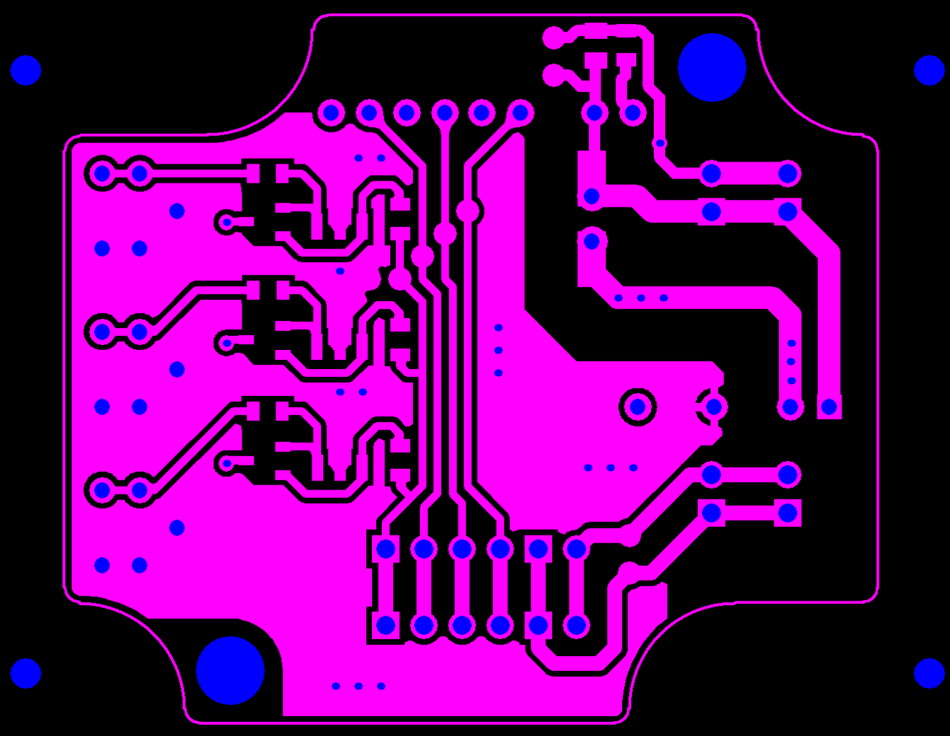
#> input picture main/templates/example_of_pp/pp_blue_with_print_1.png, 950 x 736 px, shrunk from 1341 x 1039 before the run
$ python main.py
#> lines starting #> are read from the running program, lines starting #| are printed output that depends on the picture; after the words box and inside, x2 and y2 are one past the last pixel; in counts of white or black regions, pixels touching at a corner belong together
import cv2
import numpy as np
import matplotlib.pyplot as plt
import copy


def find_points(contours):
    points = []
    for i in contours:
        (x, y), radius = cv2.minEnclosingCircle(i)
        points.append([x, y])
    return points


def draw_point(img, p, color):
    cv2.circle(img, p, 2, color, cv2.FILLED, cv2.LINE_AA, 0)


def rect_contains(rect, point):
    if point[0] < rect[0]:
        return False
    elif point[1] < rect[1]:
        return False
    elif point[0] > rect[2]:
        return False
    elif point[1] > rect[3]:
        return False
    return True


def draw_delaunay(img, subdiv, delaunay_color):
    triangleList = subdiv.getTriangleList()
    size = img.shape
    img_for_print = copy.deepcopy(img)
    r = (0, 0, size[1], size[0])
    for t in triangleList:
        pt1 = (int(t[0]), int(t[1]))
        pt2 = (int(t[2]), int(t[3]))
        pt3 = (int(t[4]), int(t[5]))
        if rect_contains(r, pt1) and rect_contains(r, pt2) and rect_contains(r, pt3):
            cv2.line(img_for_print, pt1, pt2, delaunay_color, 1, cv2.LINE_AA, 0)
            cv2.line(img_for_print, pt2, pt3, delaunay_color, 1, cv2.LINE_AA, 0)
            cv2.line(img_for_print, pt3, pt1, delaunay_color, 1, cv2.LINE_AA, 0)
    plt.imshow(img_for_print)
    plt.show()
    return triangleList


def coordinates(triangle_list, blue_points, red_points_sorted):
    coordinates_blue = []
    coordinates_red = []
    for t in triangle_list:
        cord_1 = [t[0], t[1]]
        cord_2 = [t[2], t[3]]
        cord_3 = [t[4], t[5]]
        cord_1_red = red_points_sorted[blue_points.index(cord_1)]
        cord_2_red = red_points_sorted[blue_points.index(cord_2)]
        cord_3_red = red_points_sorted[blue_points.index(cord_3)]
        coordinates_red.append([cord_1_red, cord_2_red, cord_3_red])
        coordinates_blue.append([cord_1, cord_2, cord_3])
    return coordinates_blue, coordinates_red


def warpTriangle(img1, img2, tri1, tri2):
    # Находим границы для каждого треугольника по набору координат его вершин
    r1 = cv2.boundingRect(tri1)
    r2 = cv2.boundingRect(tri2)

    tri1Cropped = []
    tri2Cropped = []

    for i in range(0, 3):
        tri1Cropped.append(((tri1[0][i][0] - r1[0]), (tri1[0][i][1] - r1[1])))
        tri2Cropped.append(((tri2[0][i][0] - r2[0]), (tri2[0][i][1] - r2[1])))

    # Обрезаем изображение по треугольнику
    img1Cropped = img1[r1[1]:r1[1] + r1[3], r1[0]:r1[0] + r1[2]]

    # Находим аффинное преобразование по двум соответствующим треугольникам
    warpMat = cv2.getAffineTransform(np.float32(tri1Cropped), np.float32(tri2Cropped))

    # Применяем найденную матрицу к выделенному треугольнику
    img2Cropped = cv2.warpAffine(img1Cropped, warpMat, (r2[2], r2[3]), None, flags=cv2.INTER_LINEAR,
                                 borderMode=cv2.BORDER_REFLECT_101)

    # Убираем пиксели, выходящие за границу области, для последующего наложения
    mask = np.zeros((r2[3], r2[2], 3), dtype=np.float32)
    cv2.fillConvexPoly(mask, np.int32(tri2Cropped), (1.0, 1.0, 1.0), 16, 0)

    img2Cropped = img2Cropped * mask

    # Вставляем преобразованную область в соответствующую область на выходном изображении
    img2[r2[1]:r2[1] + r2[3], r2[0]:r2[0] + r2[2]] = img2[r2[1]:r2[1] + r2[3], r2[0]:r2[0] + r2[2]] * (
                (1.0, 1.0, 1.0) - mask)

    img2[r2[1]:r2[1] + r2[3], r2[0]:r2[0] + r2[2]] = img2[r2[1]:r2[1] + r2[3], r2[0]:r2[0] + r2[2]] + img2Cropped


if __name__ == '__main__':

    # Считывание фото
    blue_image = cv2.imread('templates/example_of_pp/pp_blue_with_print_1.png')
#> blue_image is the input picture: shape (736, 950, 3); mean B, G, R 103.7, 0, 95.5
    red_image = cv2.imread('templates/example_of_pp/pp_red.png')
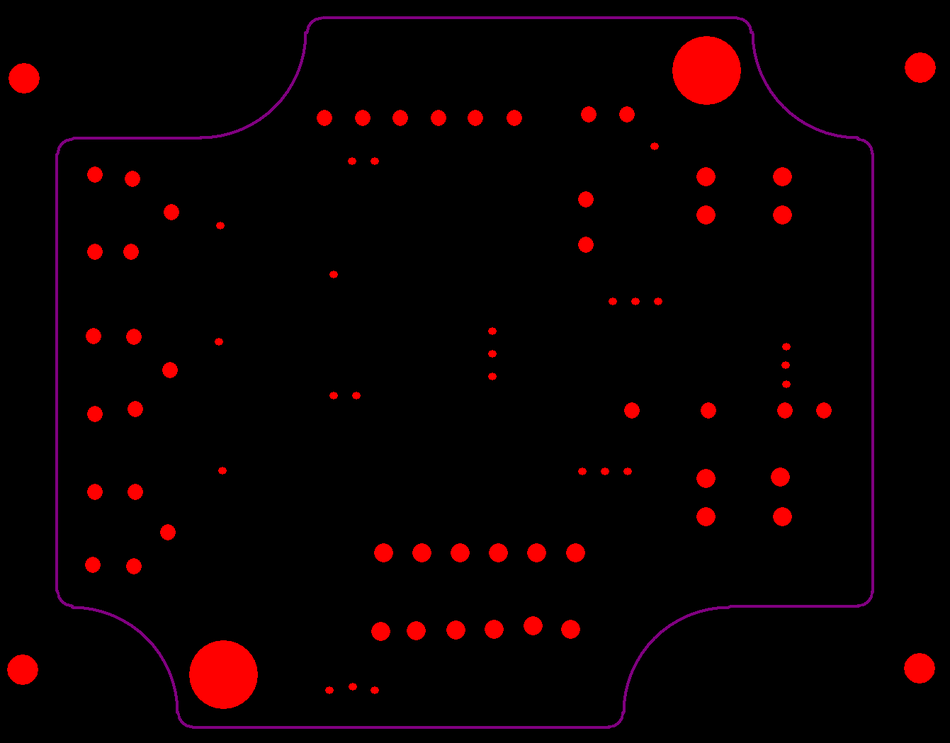
#> input picture main/templates/example_of_pp/pp_red.png, 950 x 743 px, shrunk from 1341 x 1049 before the run
#> red_image is the input picture: shape (743, 950, 3); mean B, G, R 1.5, 0, 9.7

    # Перевод в цветовое пространство HSV
    hsv_blue_image = cv2.cvtColor(blue_image, cv2.COLOR_BGR2HSV)
#> hsv_blue_image: shape (736, 950, 3); mean H, S, V 69.6, 120.1, 103.7
    hsv_red_image = cv2.cvtColor(red_image, cv2.COLOR_BGR2HSV)
#> hsv_red_image: shape (743, 950, 3); mean H, S, V 3.5, 16.6, 9.7

    # Вывод преобразованных изображений на графиках
    plt.title('Blue')
    plt.imshow(hsv_blue_image)
    plt.show()
    plt.title('red')
    plt.imshow(hsv_red_image)
    plt.show()

    # Применение маски для нахождения кругов отверстий
    circles_blue = cv2.inRange(hsv_blue_image, np.array([119, 255, 255]), np.array([121, 255, 255]))
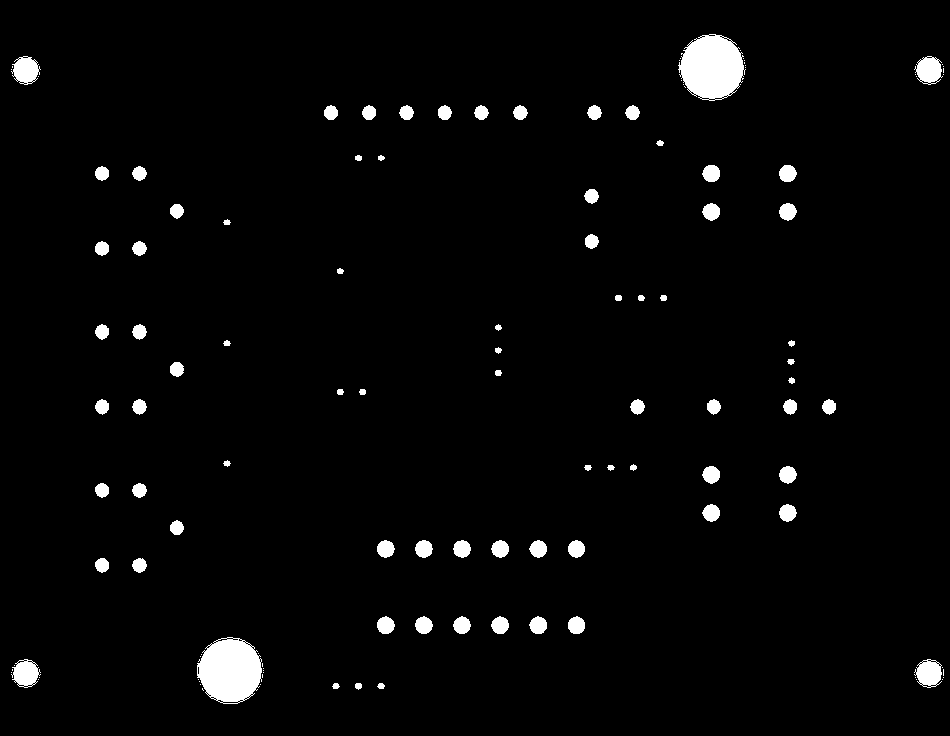
#> circles_blue: shape (736, 950); 2.7% white; 124 white regions (45 under 20 px), largest, box (x1, y1, x2, y2) and area: (678, 34, 746, 101) 3288, (197, 637, 262, 704) 3273, (11, 56, 41, 85) 563
    circles_red = cv2.inRange(hsv_red_image, np.array([0, 10, 0]), np.array([125, 255, 255]))
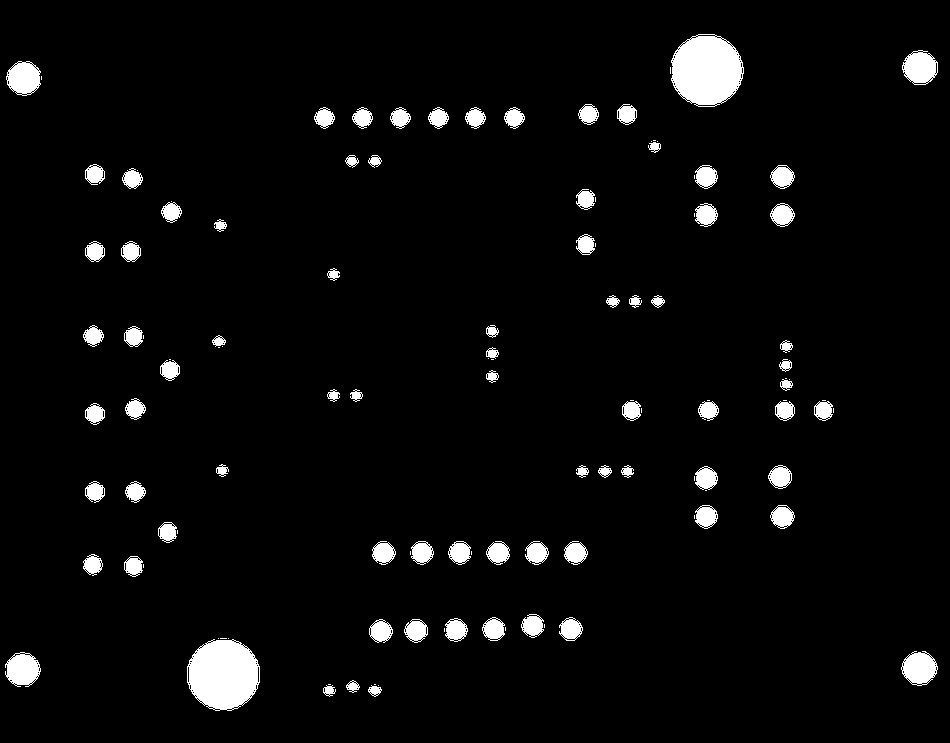
#> circles_red: shape (743, 950); 4.2% white; 121 white regions (42 under 20 px)
    contours_circles_blue, _ = cv2.findContours(circles_blue.copy(), cv2.RETR_TREE, cv2.CHAIN_APPROX_NONE)
#> contours_circles_blue = 246 contours, 166 with area under 20; largest, box (x1, y1, x2, y2) and area: (197, 637, 262, 704) 3260, (678, 34, 746, 101) 3216, (914, 659, 942, 688) 544, (11, 659, 41, 688) 536, (914, 56, 943, 85) 532
    contours_circles_red, _ = cv2.findContours(circles_red.copy(), cv2.RETR_TREE, cv2.CHAIN_APPROX_NONE)
#> contours_circles_red = 1429 contours, 1342 with area under 20; largest, box (x1, y1, x2, y2) and area: (671, 34, 744, 107) 4064, (187, 639, 260, 711) 4039, (901, 651, 938, 686) 893, (902, 50, 938, 85) 892, (6, 61, 41, 96) 888

    # Находим координаты красных и синих отверстий
    blue_points = find_points(contours_circles_blue)
#> the loop in find_points, `for i in contours:` made 246 passes
#> (x, y, radius) on passes 2 to 4: (260, 684, 0.0001), (200, 684, 0.0001), (380.5, 685.5, 3.54)
#> after the loop in find_points, `for i in contours:`: points = 246 pairs, first value 11 to 943, second value 35 to 702
#> blue_points has the same summary as points in find_points
    red_points = find_points(contours_circles_red)
#> the loop in find_points (call 2), `for i in contours:` made 1429 passes
#> (i, x, y, radius) on passes 6 to 8: ([[377, 693], [378, 692], [379, 693], [378, 694]], 378, 693, 1), ([[370, 693], [371, 692], [372, 693], [371, 694]], 371, 693, 1), ([[369, 692], [370, 691], [371, 692], [370, 693]], 370, 692, 1)
#> red_points = 1429 pairs, first value 7 to 936, second value 35 to 709

    # Сортируем найденные точки в списке по координате Y;
    # Красные точки записываются в соответствии с синими по минимальному расстоянию между ними
    blue_points = sorted(blue_points, key=lambda x:x[1])
    red_points = sorted(red_points, key=lambda x:x[1])
    red_points_sorted = []
    for _, b in enumerate(blue_points.copy()):
        arr = []
        for i, r in enumerate(red_points):
            arr.append(((b[0] - r[0]) ** 2 + (b[1] - r[1]) ** 2)**0.5)
        red_points_sorted.append(red_points[arr.index(min(arr))])
#> this loop made 246 passes
#> b on passes 1 to 3: [711.5, 35], [720.5, 36], [703, 36]
#> after the loop, red_points_sorted = 246 pairs, first value 7 to 936, second value 35 to 709

    # Вывод координат отверстий в консоль
    print(f'Points:\n')
    for i in range(len(blue_points)):
        print(f'{i}:  {blue_points[i]}         {red_points_sorted[i]}')
#> this loop made 246 passes
#| 0:  [711.5, 35.0]         [715.5, 36.0]
#| 1:  [720.5, 36.0]         [721.0, 38.0]
#| 2:  [703.0, 36.0]         [706.0, 35.0]
#| 3:  [722.5, 37.0]         [721.0, 38.0]
#| 4:  [700.5, 37.0]         [696.5, 36.0]
#| 5:  [725.0, 38.0]         [724.5, 40.0]
#| 6:  [696.0, 39.0]         [696.5, 36.0]
#| 7:  [728.5, 39.5]         [726.0, 41.0]
#> (further printed lines are left out)

    size = cv2.cvtColor(blue_image, cv2.COLOR_HSV2BGR).shape
#> size = (736, 950, 3)
    rect = (0, 0, size[1], size[0])
#> rect = (0, 0, 950, 736)
    subdiv_blue = cv2.Subdiv2D(rect)
    subdiv_red = cv2.Subdiv2D(rect)
    for p in copy.deepcopy(blue_points):
        subdiv_blue.insert(p)
        p[0] = int(p[0])
        p[1] = int(p[1])
        draw_point(cv2.cvtColor(blue_image, cv2.COLOR_HSV2BGR), tuple(p), (0, 0, 255))
#> this loop made 246 passes

    for p in red_points_sorted.copy():
        subdiv_red.insert(p)
        p[0] = int(p[0])
        p[1] = int(p[1])
        draw_point(cv2.cvtColor(red_image, cv2.COLOR_HSV2BGR), tuple(p), (0, 0, 255))
#> this loop made 246 passes

    # Отрисовка найденных областей (треугольников) и получение списка координат их вершин
    triangleList_blue = draw_delaunay(blue_image, subdiv_blue, (255, 255, 255))
#> after the loop in draw_delaunay, `for t in triangleList:`:
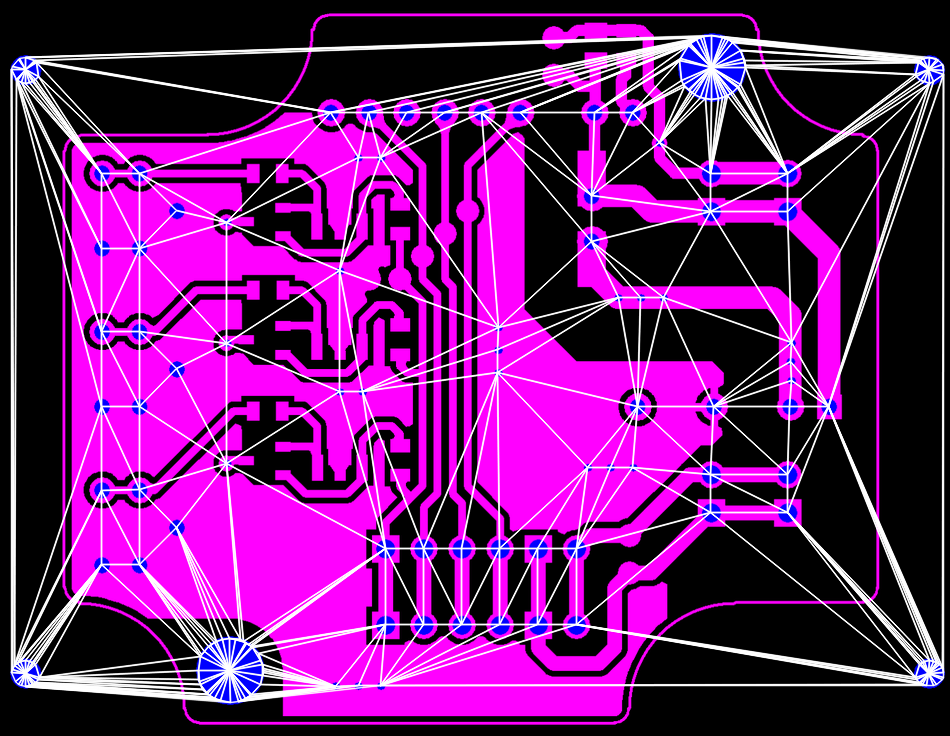
#> img_for_print: shape (736, 950, 3); 14.56% of pixels changed, all inside (x1, y1, x2, y2) = (10, 34, 945, 704)
#> triangleList_blue = 462 rows, first 6: [711.5, 35, 722.5, 37, 711.5, 67], [722.5, 37, 711.5, 35, 720.5, 36], [711.5, 67, 703, 36, 711.5, 35], [703, 36, 711.5, 67, 700.5, 37], [25, 57, 711.5, 35, 703, 36], [700.5, 37, 711.5, 67, 696, 39]
    triangleList_red = draw_delaunay(red_image, subdiv_red, (255, 255, 255))
#> call 2 of draw_delaunay, with delaunay_color = (255, 255, 255)
#> after the loop in draw_delaunay (call 2), `for t in triangleList:`:
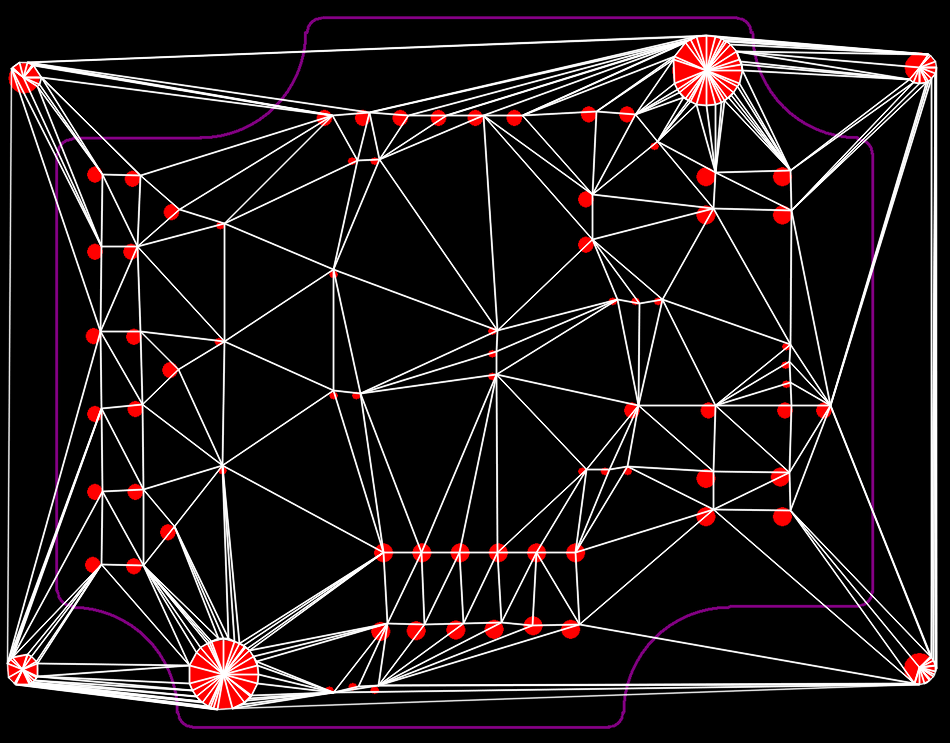
#> img_for_print: shape (743, 950, 3); 14.32% of pixels changed, all inside (x1, y1, x2, y2) = (6, 34, 938, 711)
#> triangleList_red = 403 rows, first 6: [721, 38, 706.2, 70, 715.5, 36], [706.2, 70, 721, 38, 724.5, 40], [715.5, 36, 928.5, 54, 721, 38], [928.5, 54, 715.5, 36, 706, 35], [721, 38, 928.5, 54, 724.5, 40], [706.2, 70, 724.5, 40, 726, 41]

    # Составление списка координат для последующего преобразования
    triangleCords_blue, triangleCords_red = coordinates(triangleList_blue, blue_points, red_points_sorted)
#> the loop in coordinates, `for t in triangle_list:` made 462 passes
#> (cord_1, cord_2, cord_3, cord_1_red, cord_2_red, cord_3_red) on passes 1, 3, 4: ([711.5, 35], [722.5, 37], [711.5, 67], [715, 36], [721, 38], [706, 70]), ([711.5, 67], [703, 36], [711.5, 35], [706, 70], [706, 35], [715, 36]), ([703, 36], [711.5, 67], [700.5, 37], [706, 35], [706, 70], [696, 36])

    # Вывод координат вершин треугольных областей
    print(f'\n\ntriangleLists:\n')
    for i in range(len(triangleCords_blue)):
        print(f'{i}:     {triangleCords_blue[i]}          {triangleCords_red[i]}')

    # Преобразование областей по элементам из списка координат вершин треугольных областей
    for i, _ in enumerate(triangleCords_blue):
        warpTriangle(blue_image, red_image, np.float32([triangleCords_blue[i]]), np.float32([triangleCords_red[i]]))

    # Вывод и сохранение выходного преобразованного изображения
    cv2.imwrite('output/output.png', red_image)
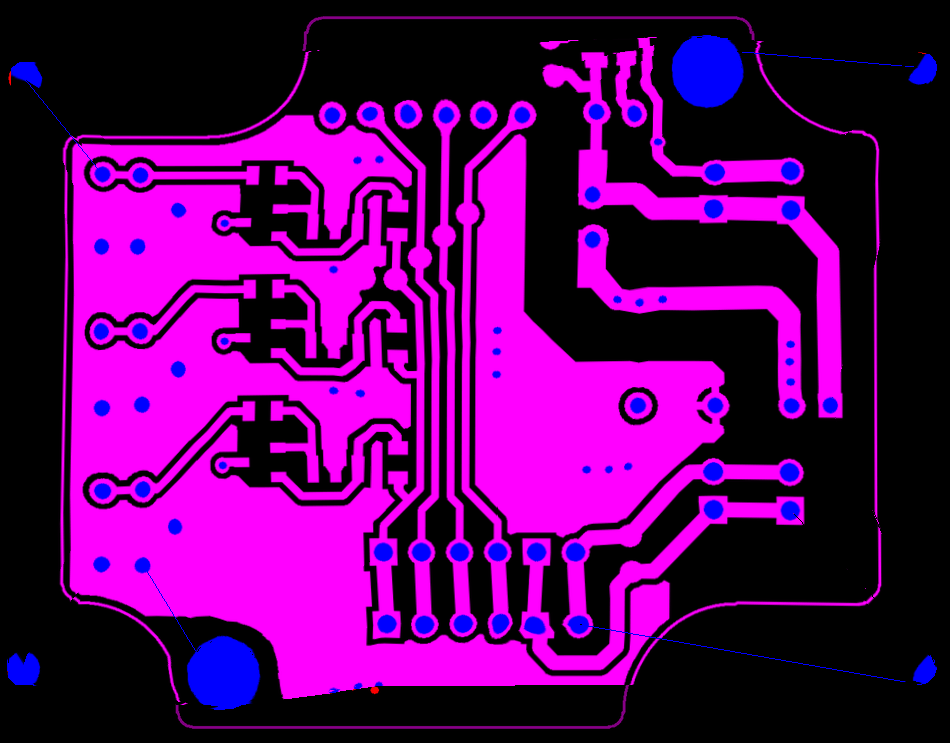
#> saved as output.png: shape (743, 950, 3); mean B, G, R 98.4, 0, 89.9
    plt.title('Outcome image')
    plt.imshow(red_image)
    plt.show()
    cv2.waitKey(0)
